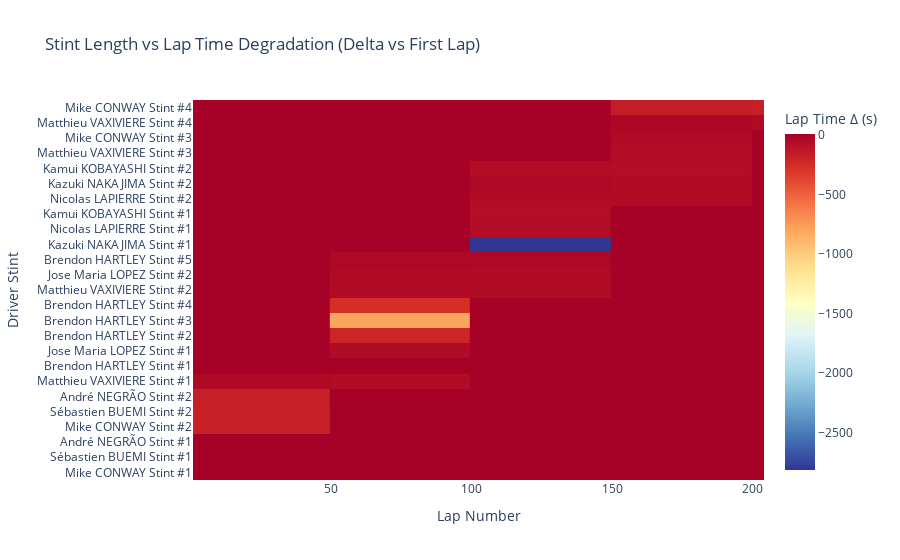

The code cell stored with this chart in its notebook:
### Markdown cell above
## Stint Lenght vs Degradation

### Code cell
monza["stint_lap_index"] = monza.groupby("driver_stint").cumcount()

first_lap_time = (monza[monza["stint_lap_index"] == 0].set_index("driver_stint")["lap_time_s"])

monza["lap_time_delta"] = (monza["lap_time_s"] - monza["driver_stint"].map(first_lap_time))

fig = px.density_heatmap(monza,
    x="lap_number",
    y="driver_stint",
    z="lap_time_delta",
    histfunc="avg",
    color_continuous_scale="RdYlBu_r",
    title="Stint Length vs Lap Time Degradation (Delta vs First Lap)",
     labels={                  
        "lap_number": "Lap Number",
        "lap_time_delta": "Lap Time Δ (s)",
        "driver_stint": "Driver Stint",
    }
)

fig.update_layout(
    xaxis_title="Lap Number",
    yaxis_title="Driver Stint",
    coloraxis_colorbar_title="Lap Time Δ (s)"
)

fig.update_xaxes(range=[1, 204])

fig.show()

### Figure 1 — Plotly figure (JSON) as saved in the notebook; plotly's stock layout.template omitted (floating-point values rounded to 4 significant figures; data arrays with more than 128 entries replaced by an {"elided": "..."} marker saying what was removed)
{"data": [{"coloraxis": "coloraxis", "histfunc": "avg", "hovertemplate": "Lap Number=%{x}<br>Driver Stint=%{y}<br>avg of Lap Time Δ (s)=%{z}<extra></extra>", "name": "", "type": "histogram2d", "x": {"elided": "569 int values"}, "xaxis": "x", "xbingroup": "x", "y": {"elided": "569 str values"}, "yaxis": "y", "ybingroup": "y", "z": {"elided": "569 float values"}}], "layout": {"coloraxis": {"colorbar": {"title": {"text": "Lap Time Δ (s)"}}, "colorscale": [[0, "rgb(49,54,149)"], [0.1, "rgb(69,117,180)"], [0.2, "rgb(116,173,209)"], [0.3, "rgb(171,217,233)"], [0.4, "rgb(224,243,248)"], [0.5, "rgb(255,255,191)"], [0.6, "rgb(254,224,144)"], [0.7, "rgb(253,174,97)"], [0.8, "rgb(244,109,67)"], [0.9, "rgb(215,48,39)"], [1, "rgb(165,0,38)"]]}, "legend": {"tracegroupgap": 0}, "title": {"text": "Stint Length vs Lap Time Degradation (Delta vs First Lap)"}, "xaxis": {"anchor": "y", "domain": [0, 1], "range": [1, 204], "title": {"text": "Lap Number"}}, "yaxis": {"anchor": "x", "domain": [0, 1], "title": {"text": "Driver Stint"}}}}
